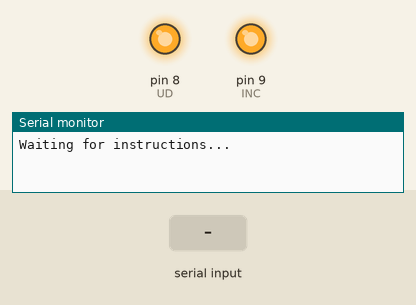
Recording of a sketch running on a simulated Arduino Uno, built with avr-gcc and run on an emulated ATmega328P. Parts: output pins drawn as LEDs (lit = HIGH), the last lines printed to the serial monitor. The inputs (shaded band) are chosen by the test bench. Pins used as bus, display or sensor lines are not drawn.

Above: at 1.2 s.
1.3 s: "A90\n" received over Serial
At 1.67 s:
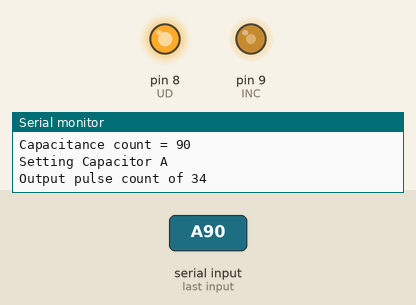
4.3 s: "A,45\n" received over Serial
At 5.0 s:
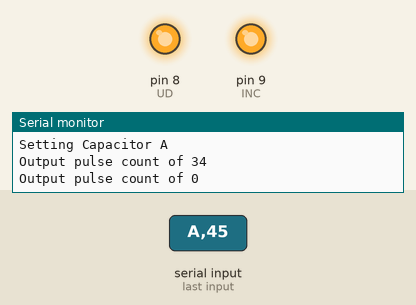
5.8 s: "B90\n" received over Serial
At 6.09 s:
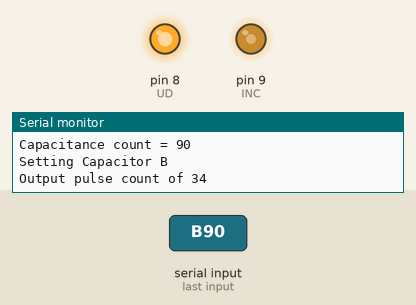
Timing chart, 0 to 8.8 s (numbered marks = the images above; inputs shaded):
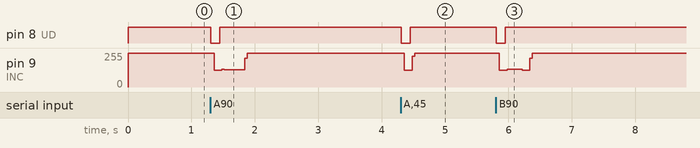

Measured:
- after the input at 1.3 s, pin 8 (UD): HIGH → LOW at once, → HIGH 0.14 s later; pin 9 (INC): 255/255 → 127/255 after 0.06 s, → 128/255 0.12 s later, → 255/255 0.36 s later
- after the input at 4.3 s, pin 8 (UD): HIGH → LOW at once, → HIGH 0.14 s later; pin 9 (INC): 255/255 → 127/255 after 0.06 s, → 255/255 0.12 s later
- after the input at 5.8 s, pin 8 (UD): HIGH → LOW at once, → HIGH 0.14 s later; pin 9 (INC): 255/255 → 127/255 after 0.06 s, → 133/255 0.12 s later, → 127/255 0.24 s later, → 255/255 0.12 s later

The sketch:

apr19_usb_comm.ino
```cpp
// This program can the capacitance values of two programmable capacitors (Intersil X90100) via USB serial communication
// Syntax: Axx will change the value Capacitor A, Bxx will change the value of Capacitor B, where xx is a number between 0 and 31

// Reference: http://arduinobasics.blogspot.com/2012/07/arduino-basics-simple-arduino-serial.html
String inString;
// Buffer to store incoming commands from serial port;
// String method can be found at http://arduino.cc/en/Reference/StringObject

int UD = 8;
int INC = 9;
int CS0 = 10;
int CS1 = 11;

void setup() {
    pinMode(UD, OUTPUT);
    pinMode(INC, OUTPUT);
    pinMode(CS0, OUTPUT);
    pinMode(CS1, OUTPUT);
    digitalWrite(CS0, HIGH);
    digitalWrite(CS1, HIGH);
    digitalWrite(INC, HIGH);  // INC is negative-edge triggered
    digitalWrite(UD, HIGH);
    Serial.begin(9600);
    Serial.println("Waiting for instructions...");
}

void outputIncPulse(int nCount) {
    // INC always starts with HIGH and ends with HIGH
    int ii;
    int pulseHalfCycle = 2;  // unit: ms
    digitalWrite(INC, HIGH);
    for(ii=0; ii<nCount; ii++) {
        digitalWrite(INC, LOW);  // Trigger an increment/decrement
        delay(pulseHalfCycle);
        digitalWrite(INC, HIGH);
        delay(pulseHalfCycle);
    }
    Serial.print("Output pulse count of "); Serial.println(nCount); // for debugging purpose
}

void setCap(int nCount, int whichCap) {
    if (whichCap == 0)
        digitalWrite(CS0, LOW);
    else if (whichCap == 1)
        digitalWrite(CS1, LOW); // Start writing cycle
    delay(2);
    digitalWrite(UD, LOW); delay(2); outputIncPulse(34);  // reset to 0
    digitalWrite(UD, HIGH); delay(2); outputIncPulse(nCount);
    delay(2);
    if (whichCap == 0)
        digitalWrite(CS0, HIGH);  // end writin cycle
    else if (whichCap == 1)
        digitalWrite(CS1, HIGH);
    delay(10);  // storage the write when CS is high and INC is high
}
void loop() {
    int nCount;
    while (Serial.available() > 0)
    {
        char received = Serial.read();
        inString += received;

        // Process message when new line character is recieved
        if (received == '\n')
        {
            Serial.print("Arduino Received: ");
            Serial.print(inString);
            nCount = inString.substring(1).toInt();
            Serial.print("Capacitance count = "); Serial.println(nCount);

            if (inString.startsWith("A", 0) || inString.startsWith("a", 0) ){
                Serial.println("Setting Capacitor A");
                setCap(nCount, 0);
            }
            else if (inString.startsWith("B", 0) || inString.startsWith("b", 0) ){
                Serial.println("Setting Capacitor B");
                setCap(nCount, 1);
            }
            else
                Serial.println("Unrecognized command");

            inString = ""; // Clear received buffer
        }
    }
}
```
